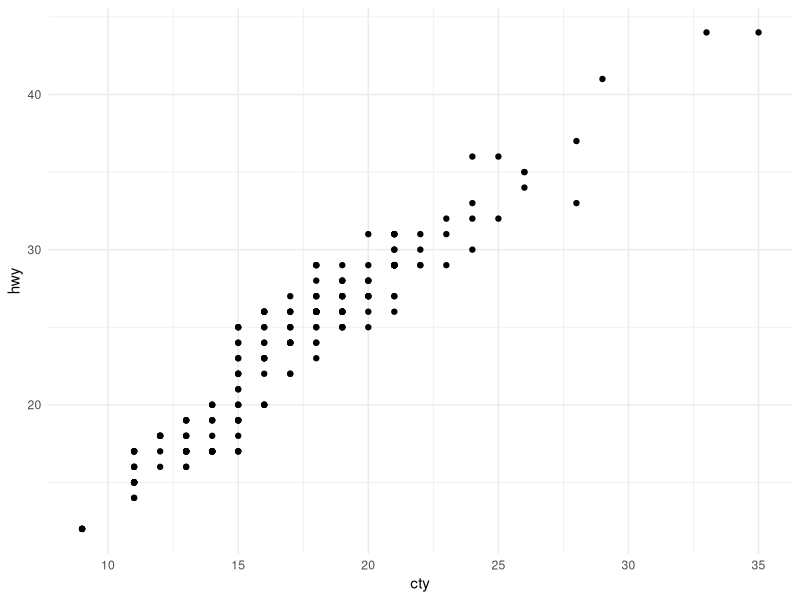
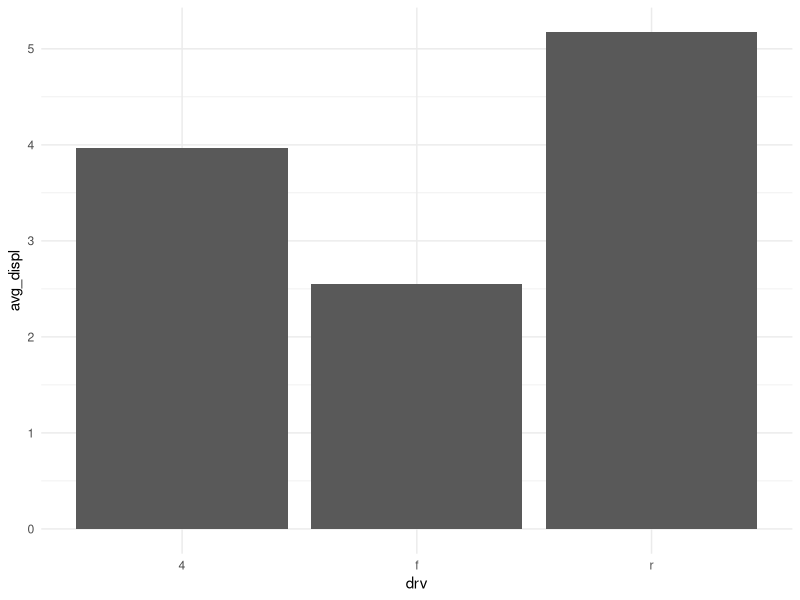
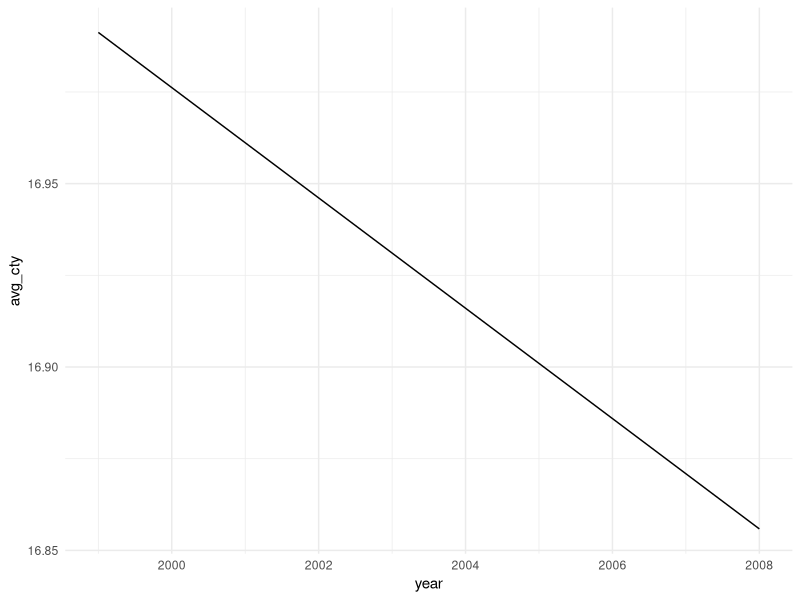
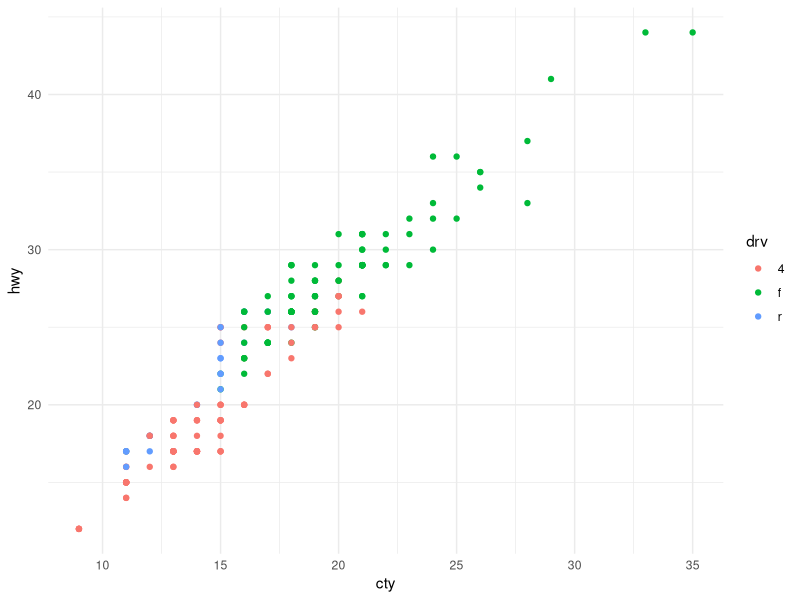
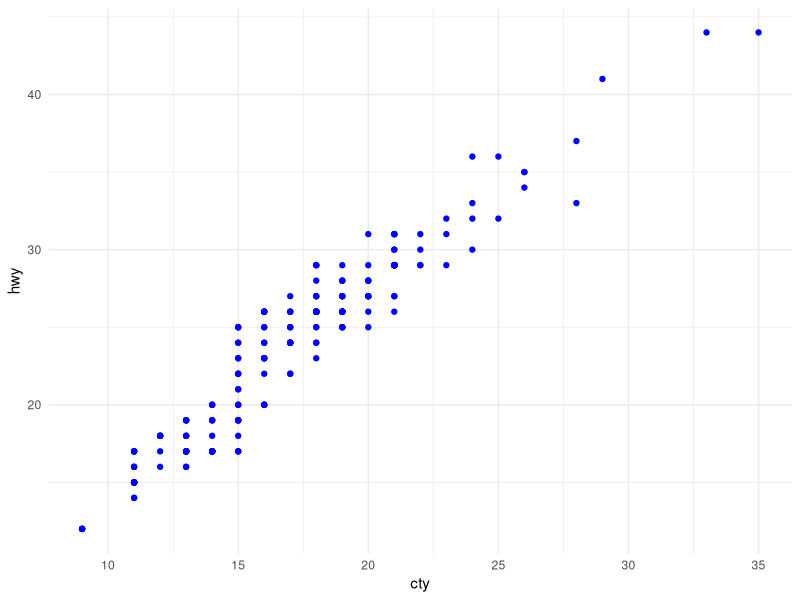
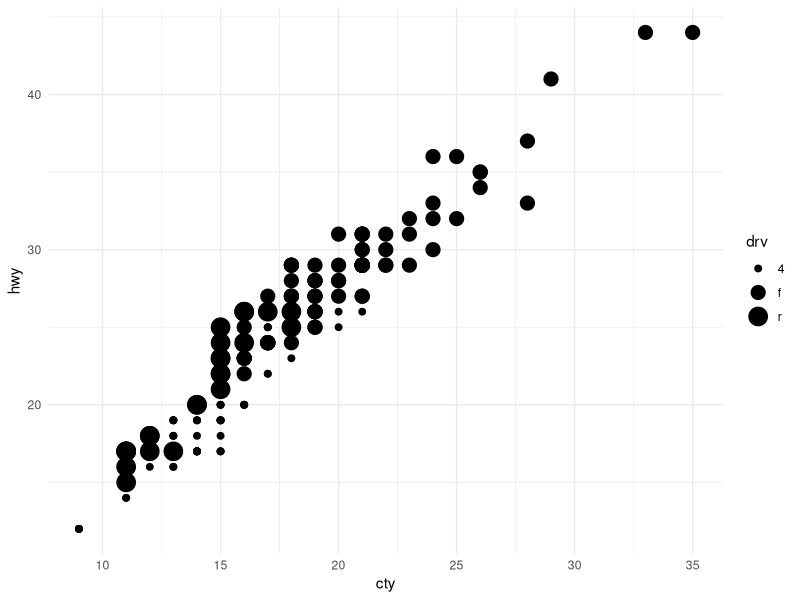
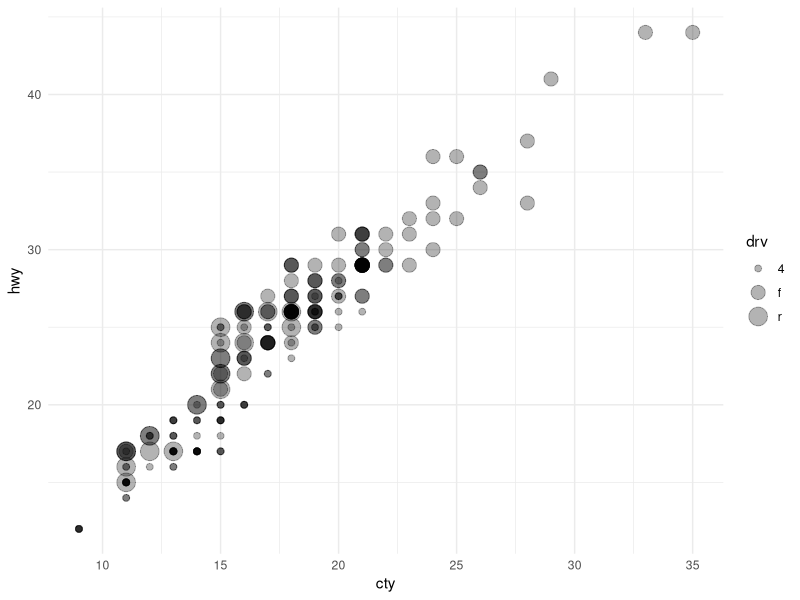
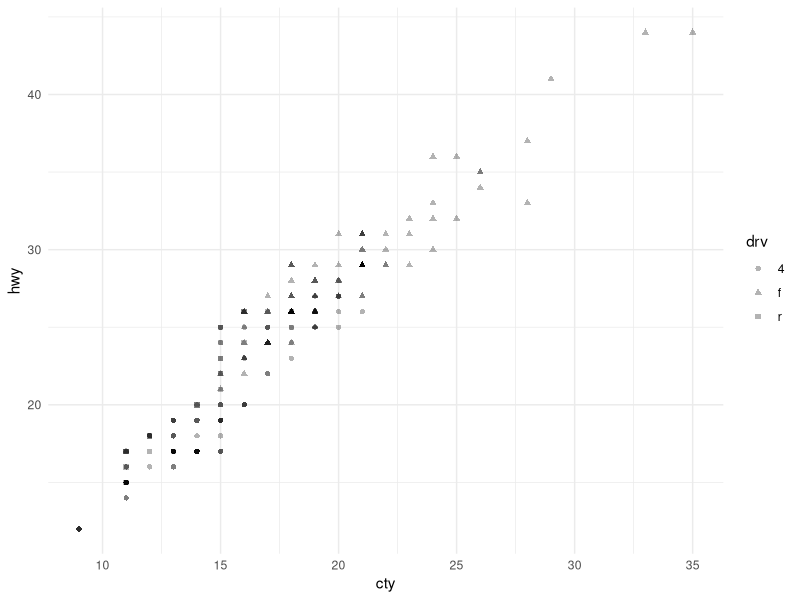

Write the R code that produced these figures, in order.
## ---- chunk 1
local({
  r <- getOption("repos")
  r["CRAN"] <- "https://cran.rapporter.net//"
  options(repos = r)
})
## ---- chunk 2
install.packages("ggplot2")
install.packages("data.table")
library(ggplot2)
library(data.table)
## ---- chunk 3
theme_set(theme_minimal())
## ---- chunk 4
mpg <- unique(as.data.table(mpg))
head(mpg)
nrow(mpg)
## ---- chunk 5
ggplot(data = mpg) +
    geom_point(mapping = aes(x = cty, y = hwy))
## ---- chunk 6
mpg_agg <- mpg[, .(avg_displ = mean(displ)), by = drv]
ggplot(data = mpg_agg) +
    geom_col(mapping = aes(x = drv, y = avg_displ))
## ---- chunk 7
mpg_agg <- mpg[, .(avg_cty = mean(cty)), year]
ggplot(data = mpg_agg) +
    geom_line(mapping = aes(x = year, y = avg_cty, group = 1))
## ---- chunk 8
ggplot(data = mpg) +
    geom_point(mapping = aes(x = cty, y = hwy, color = drv))
## ---- chunk 9
# see what happens if you add the color param outside of the mapping function
ggplot(data = mpg) +
    geom_point(mapping = aes(x = cty, y = hwy, color = drv), color = "blue")
## ---- chunk 10
# the following wouldn't really make sense
ggplot(data = mpg) +
    geom_point(mapping = aes(x = cty, y = hwy, size = drv))
## ---- chunk 11
# use alpha to see through
ggplot(data = mpg) +
    geom_point(mapping = aes(x = cty, y = hwy, size = drv), alpha = .3)
## ---- chunk 12
# but this would sometimes (maybe not this time)
ggplot(data = mpg) +
    geom_point(mapping = aes(x = cty, y = hwy, shape = drv), alpha = .3)
## ---- chunk 13
# ab line
ggplot(data = mpg) +
    geom_point(mapping = aes(x = cty, y = hwy)) +
    geom_abline(slope = 1, intercept = 0, color = "red")
# see also hline/vline
## ---- chunk 14
# linear regression line
ggplot(data = mpg) +
    geom_point(mapping = aes(x = cty, y = hwy)) +
    geom_smooth(mapping = aes(x = cty, y = hwy), method = "lm")
## ---- chunk 15
ggplot(data = mpg) +
    geom_point(mapping = aes(x = cty, y = hwy), alpha = .3) +
    facet_wrap(~drv)
## ---- chunk 16
ggplot(data = mpg) +
    geom_point(mapping = aes(x = cty, y = hwy), alpha = .3) +
    facet_wrap(~drv, ncol = 1)
## ---- chunk 17
ggplot(data = mpg) +
    geom_point(mapping = aes(x = cty, y = hwy, color = fl)) +
    facet_wrap(~drv, ncol = 1)
## ---- chunk 18
ggplot(data = mpg) +
    geom_histogram(mapping = aes(x = hwy))
## ---- chunk 19
ggplot(data = mpg) +
    geom_bar(mapping = aes(x = fl))
# Where does count come from?
## ---- chunk 20
ggplot(data = mpg) +
    geom_bar(mapping = aes(x = fl, y = stat(prop), group = 1))
## ---- chunk 21
ggplot(data = mpg) +
    geom_boxplot(mapping = aes(x = manufacturer, y = hwy))
## ---- chunk 22
ggplot(data = mpg) +
    geom_point(mapping = aes(x = cty, y = hwy, color = class)) +
    labs(
        title = "Vehicle fuel consumption: city vs. highway",
        subtitle = "City vs. Highway",
        x = "City",
        y = "Highway",
        color = "Type of car",
        caption = "Fuel consumption is shown in milage per gallon (mpg)"
    ) +
    coord_fixed()
## ---- chunk 23
# See how ugly the X axis labels are
ggplot(data = mpg) +
    geom_boxplot(mapping = aes(x = manufacturer, y = hwy))
## ---- chunk 24
ggplot(data = mpg) +
    geom_boxplot(mapping = aes(x = manufacturer, y = hwy)) +
    coord_flip()
## ---- chunk 25
ggplot(data = mpg) +
    geom_point(mapping = aes(x = cty, y = hwy, color = class)) +
    coord_cartesian(xlim = c(15, 20), ylim = c(25, 30))
## ---- chunk 26
ggplot(data = mpg) +
    geom_point(mapping = aes(x = cty, y = hwy, color = class)) +
    scale_y_continuous(breaks = seq(0, 45, by = 5)) +
    scale_x_continuous(labels = function(x) paste(x, "m/g"))
## ---- chunk 27
my_plot <- ggplot(data = mpg) +
    geom_point(mapping = aes(x = cty, y = hwy, color = class))
## ---- chunk 28
# Or you can skip the 'plot = ' part. (See the default for the 'plot' parameter!)
ggsave("figures/my_plot.png", plot = my_plot)
